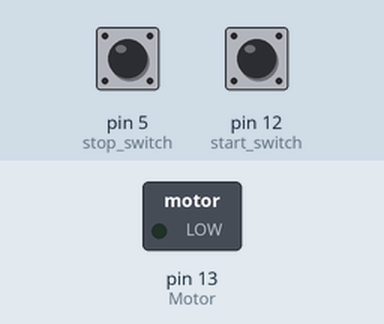
Recording of a sketch running on a simulated Arduino Uno, built with avr-gcc and run on an emulated ATmega328P. Parts: switched loads named in the sketch (green lamp = pin HIGH). The inputs (shaded band) are chosen by the test bench; at power-on: pin 12 (start_switch) HIGH, pin 5 (stop_switch) HIGH.

Above: at 1.2 s.
1.3 s: pin 12 (start_switch) pulled LOW for 0.15 s
At 1.47 s:
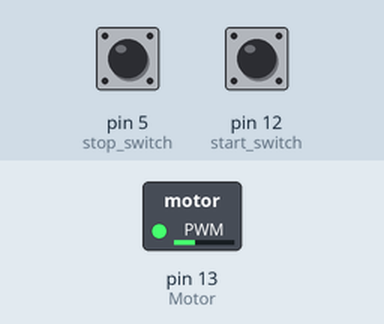
3.0 s: pin 12 (start_switch) pulled LOW for 3.2 s
At 6.5 s:
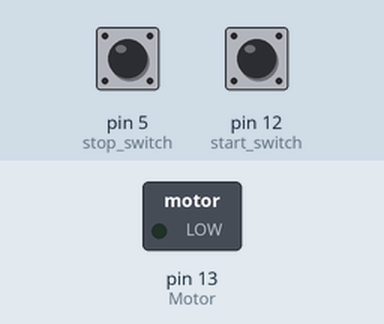
Timing chart, 0 to 8.0 s (numbered marks = the images above; inputs shaded):
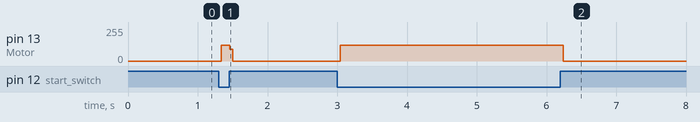

The sketch:

step2.ino
```cpp
int Motor = 13; //모터 13번핀으로 제어
int start_switch = 12; //스위치 12번핀으로 제어
int stop_switch = 5; //스위치 5번핀으로 제어

void setup()  {
  pinMode(Motor, OUTPUT); //모터출력
  pinMode(start_switch, INPUT_PULLUP);
  pinMode(stop_switch, INPUT_PULLUP);
  //sw를 인풋_풀업
}

void loop()  {
  if (digitalRead(start_switch) == LOW) //시작스위치 눌렀을때
  {
    digitalWrite(Motor , HIGH); //모터작동
  }
  if (digitalRead(stop_switch) == LOW); //멈춤스위치 눌렀을때
  {
    digitalWrite(Motor, LOW); //모터멈춤
  }
}
```

Measured:
- after the input at 1.3 s, pin 13 (Motor): 0/255 → 119/255 at once, → 0/255 0.12 s later
- after the input at 3.0 s, pin 13 (Motor): 0/255 → 119/255 at once, → 0/255 3.2 s later
